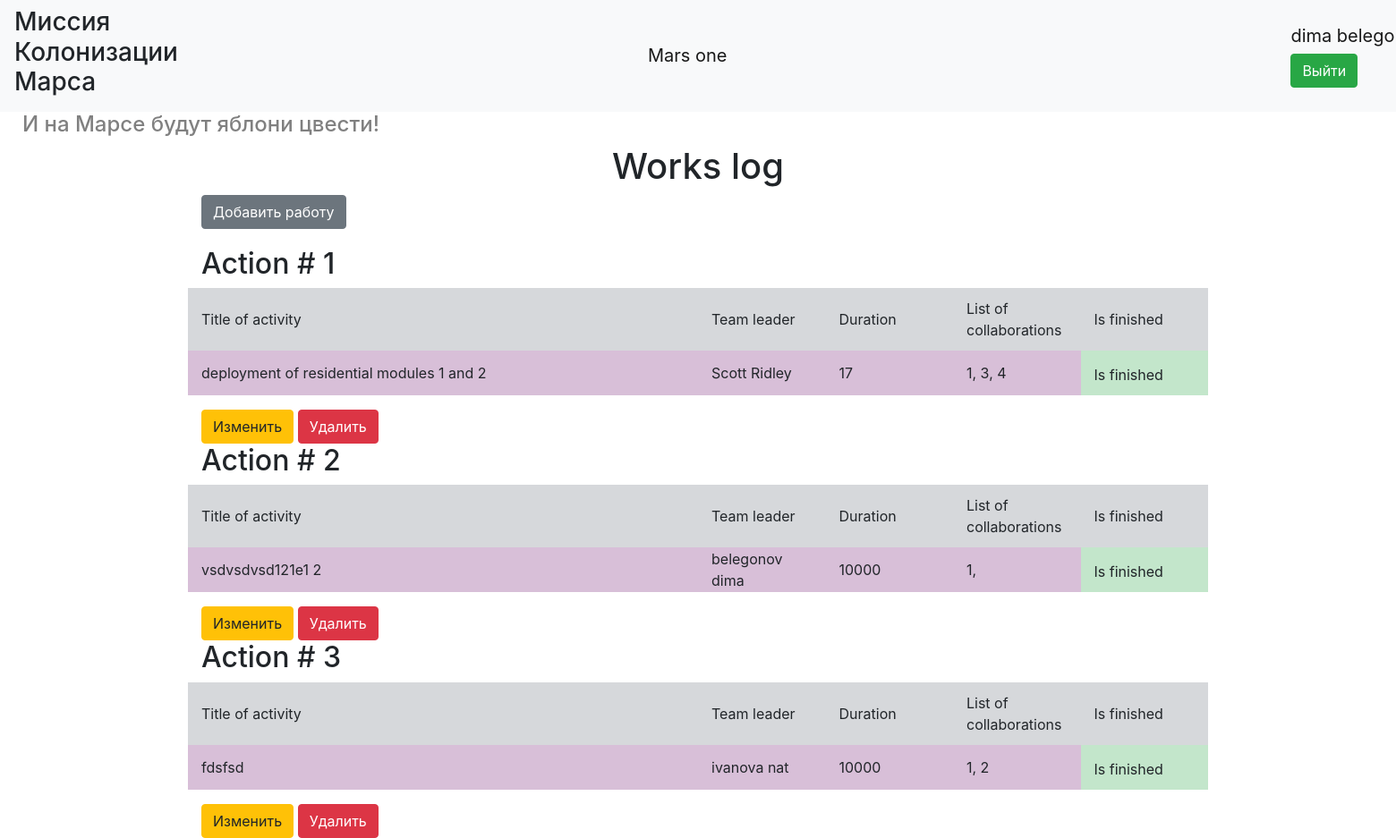
Page /index (signed in) on the committed database.
### data/users.py (models this page shows, shortened)
class User(SqlAlchemyBase, UserMixin, SerializerMixin):
    __tablename__ = "users"
    id = sqlalchemy.Column(sqlalchemy.Integer,
                           primary_key=True, autoincrement=True)
    surname = sqlalchemy.Column(sqlalchemy.String, nullable=True)
    name = sqlalchemy.Column(sqlalchemy.String, nullable=True)
    age = sqlalchemy.Column(sqlalchemy.Integer, nullable=True)
    position = sqlalchemy.Column(sqlalchemy.String, nullable=True)
    speciality = sqlalchemy.Column(sqlalchemy.String, nullable=True)
    address = sqlalchemy.Column(sqlalchemy.String, nullable=True)
    email = sqlalchemy.Column(sqlalchemy.String, unique=True, nullable=True)
    hashed_password = sqlalchemy.Column(sqlalchemy.String, nullable=True)
    modified_date = sqlalchemy.Column(sqlalchemy.DateTime, nullable=True)
    jobs = orm.relation("Jobs", back_populates='user')

### data/jobs.py (models this page shows, shortened)
class Jobs(SqlAlchemyBase, UserMixin, SerializerMixin):
    __tablename__ = 'jobs'
    id = sqlalchemy.Column(sqlalchemy.Integer,
                           primary_key=True, autoincrement=True)
    team_leader = sqlalchemy.Column(sqlalchemy.Integer, sqlalchemy.ForeignKey("users.id"), nullable=True)
    job = sqlalchemy.Column(sqlalchemy.String, nullable=True)
    work_size = sqlalchemy.Column(sqlalchemy.Integer, nullable=True)
    collaborators = sqlalchemy.Column(sqlalchemy.String, nullable=True)
    start_date = sqlalchemy.Column(sqlalchemy.DateTime, nullable=True)
    end_date = sqlalchemy.Column(sqlalchemy.DateTime, nullable=True)
    is_finished = sqlalchemy.Column(sqlalchemy.BOOLEAN, nullable=True)
    user = orm.relation('User')

### main.py (the view)
@app.route('/')
@app.route('/index')
def index():
    db_sess = db_session.create_session()
    jobs = db_sess.query(Jobs).all()
    users = db_sess.query(User).all()
    data = {}
    for user in users:
        data[user.id] = user.surname + " " + user.name
    return render_template("index.html", jobs=jobs, data=data)

### data/db_session.py (called while the page is built)
def create_session() -> Session:
    global __factory
    return __factory()

### main.py (called while the page is built)
@login_manager.user_loader
def load_user(user_id):
    db_sess = db_session.create_session()
    return db_sess.query(User).get(user_id)

### templates/index.html
{% extends "base.html" %}
{% block content %}
<h1 style="text-align: center">Works log</h1>
{% if current_user.is_authenticated %}
<a class="btn btn-secondary" href="/add_job" role="button" >Добавить работу</a>
{% endif %}
<div class="item">
    {% for item in jobs%}
    <h2>Action # {{ item.id }}</h2>
    <div class="table">
        <div class="row table-secondary align-items-center" style="height:70px">
            <div class="col-6">Title of activity</div>
            <div class="col">Team leader</div>
            <div class="col">Duration</div>
            <div class="col">List of collaborations</div>
            <div class="col">Is finished</div>
        </div>
        <div class="row align-items-center purple" style="height:50px">
            <div class="col-6">{{ item.job }}</div>
            <div class="col">{{ data[item.team_leader] }}</div>
            <div class="col">{{ item.work_size }}</div>
            <div class="col">{{ item.collaborators }}</div>
            {% if item.is_finished %}
                <div class="col table-success" style="height:50px; padding-top:15px;">Is finished</div>
            {% else %}
                <div class="col">Is not finished</div>
            {% endif %}
        </div>
    </div>
    {% if (current_user.is_authenticated and current_user == item.user) or current_user.id == 5 %}
    <div>
        <a class="btn btn-warning" href="/job/{{ item.id }}" role="button" >Изменить</a>
        <a class="btn btn-danger" href="/job_delete/{{ item.id }}" role="button">Удалить</a>
    </div>
    {% endif %}
    {% endfor %}
</div>
{% endblock %}

### templates/base.html (shortened to what this page needs)
<!doctype html>
<html lang="en" xmlns="http://www.w3.org/1999/html">
<head>
    <link rel="stylesheet"
          href="https://stackpath.bootstrapcdn.com/bootstrap/4.4.1/css/bootstrap.min.css"
>
    <link rel="stylesheet" href="static/css/style.css">
</head>
<body>
<header>
    <nav class="navbar navbar-light bg-light navbar-expand-lg">
        <h3 style="margin-right:525px">Миссия Колонизации Марса</h3>
        <a style="margin-right:630px" class="navbar-brand" href="/">Mars one</a>
        {% if title != "Авторизация"%}
            {% if current_user.is_authenticated %}
                <p style="margin-top: 10px;">
                    <a class="navbar-brand" >{{ current_user.name + " " + current_user.surname}}</a>
                    <a class="btn btn-success"  href="/logout">Выйти</a>
                </p>
            {% else %}
                <p style="margin-top: 15px;">
                    <a class="btn btn-primary " href="/register">Зарегистрироваться</a>
                    <a class="btn btn-success" href="/login">Войти</a>
                </p>
            {% endif %}
        {% endif %}
    </nav>
</header>
<h4 style="padding-left: 25px; color:grey">И на Марсе будут яблони цвести!</h4>
<main role="main" class="container">
    {% block content %}{% endblock %}
</main>
</body>

### static/css/style.css (style rules this page uses)
.item { margin-top: 10px; padding-top: 10px; $table-cell-padding-y: .5rem; }
.purple { background-color:#D8BFD8; }

### rows in the picture
User: name+surname "dima…"
Jobs: id "1", job "deployment of residential modules 1 and 2", team_leader "Scott Ridley", work_size "17", collaborators "1, 3, 4", is_finished "Is finished"
Jobs: id "2", job "vsdvsdvsd121e1 2", team_leader "belegonov dima", work_size "10000", collaborators "1,", is_finished "Is finished"
Jobs: id "3", job "fdsfsd", team_leader "ivanova nat", work_size "10000", collaborators "1, 2", is_finished "Is finished"
